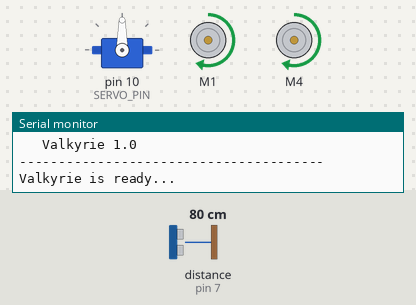
Simulated run of this sketch. Board: Arduino Mega 2560, built with avr-gcc and run on an emulated ATmega2560. On the bench: servo, 2 × DC motor (green arrow = forward, orange = backward, longer = faster), the last lines printed to the serial monitor. Wiring (inferred from the names in the program): ultrasonic range finder: trigger pin 6; echo pin 7. The inputs (shaded band) are chosen by the test bench; at power-on: distance to the obstacle (sensor on pin 7) 80 cm. The echo pulse lasts 58.3 µs per cm.

Above: at 1.7 s.
1.8 s: distance to the obstacle (sensor on pin 7) set to 18 cm
5.1 s: distance to the obstacle (sensor on pin 7) set to 14 cm
At 5.9 s:
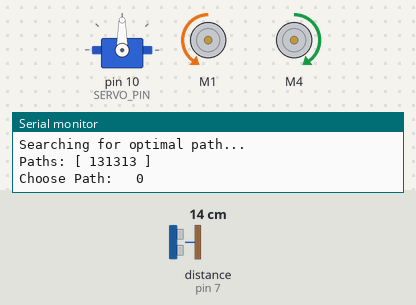
8.6 s: distance to the obstacle (sensor on pin 7) set to 35 cm
12.0 s: distance to the obstacle (sensor on pin 7) set to 2 cm
At 14.4 s:
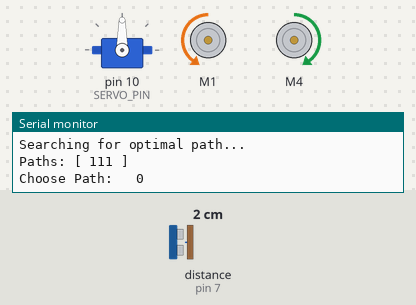
Timing chart, 0 to 17.1 s (numbered marks = the images above; inputs shaded):
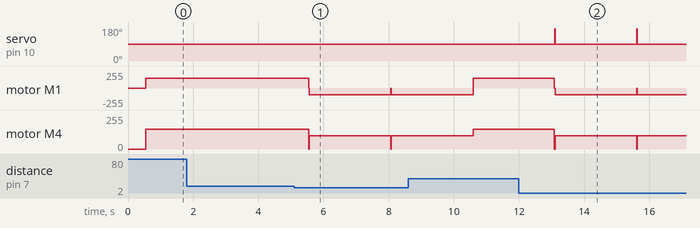

The sketch:

valkyrie.ino
```cpp
/**
 * Valkyrie 1.0
 *
 * Developed by Vasilis Tzivaras
 * contact me at vtzivaras(at)gmail.com
 *
 * *******************************************
 * Εquipment used
 *
 * Arduino Mega
 * HC-SR04 Ultrasonic Sensor
 * Motor Shield v2
 * Two DC Motors
 * One Servo
 * *******************************************
 * Useful documentation
 *
 * Website reference: https://learn.adafruit.com/adafruit-motor-shield-v2-for-arduino?view=all
 *
 * Documentation about the Adafruit Motor Shield V2 Arduino Library used can be found here: http://adafruit.github.io/Adafruit_Motor_Shield_V2_Library/html/annotated.html
 * *******************************************
 * Author: Vassilis Tzivaras
 * Created: 15/01/2023
 * Updated: 15/01/2023
 *
 * Email: vtzivaras@gmail.com
 * *******************************************
 */

#include <Wire.h>
#include <Adafruit_MotorShield.h>
#include "utility/Adafruit_MS_PWMServoDriver.h"
#include <Servo.h>
#include <NewPing.h>

// Pinout definition
#define TRIG_PIN  6      // Ultrasonic distance sensor trig pin attached to.
#define ECHO_PIN 7          // Ultrasonic distance sensor echo pin attached to.
#define MAX_DISTANCE 400    // Maximum distance we want to measure (in centimeters).
#define L_ENC 18            // Left motor encoder.
#define R_ENC 19            // Right motor encoder.
#define SERVO_PIN 10        // Servo.

#define WHEEL_DIAMETER 20   // cm per rotation a wheel does.
#define WHEEL_HOLES 21      // Number of holes a wheel encoder has.
#define DES_DISTANCE 30       // Desired distance in cm.

// Enable/Disable the test runs.
const boolean ENABLE_TEST_RUN = false;

// Initialize DC Motors
Adafruit_MotorShield AFMS = Adafruit_MotorShield();
Adafruit_DCMotor *lMotor = AFMS.getMotor(1);
Adafruit_DCMotor *rMotor = AFMS.getMotor(4);

// Initialize Servo
Servo fSonar;

// Initialize Ultrasonic Distance Sensor
NewPing sonar(TRIG_PIN, ECHO_PIN, MAX_DISTANCE);

// Used to count the total rotations of the wheel encoders.
// 21 holes is a full rotation (20cm).
int lRot, rRot, avgRot = 0;

// Keep the left and right wheel speed.
int leftWheelSpeed = 150;
int rightWheelSpeed = 150;

// ............
int pos = 0;
int error = 0;
int duration = 0;

long prevT = 0;
float eprev = 0;
float eintegral = 0;

// ---------------------------------------------
// TEST RUNS
// ---------------------------------------------
boolean testMotors() {
  moveForward( 25 );
  delay(1000);
  stopMoving();
  delay(500);

  moveBackward( 25 );
  delay(1000);
  stopMoving();
  delay(500);

  turnRight( 100 );
  delay(1000);
  stopMoving();
  delay(500);

  turnLeft( 100 );
  delay(1000);
  stopMoving();
  delay(500);

  return true;
}

boolean testServo() {

  for(int i=10; i<=170; i++) {
    fSonar.write(i);
    delay(15);
  }

  for(int i=170; i>=10; i--) {
    fSonar.write(i);
    delay(15);
  }

  fSonar.write(90);

  return true;
}

boolean testSonar() {
  return true;
}

boolean testLED() {
  return true;
}

// ---------------------------------------------
// METHODS
// ---------------------------------------------
void moveForward(int vSpeed) {
  lMotor->setSpeed( vSpeed );
  rMotor->setSpeed( vSpeed );
  lMotor->run(FORWARD);
  rMotor->run(FORWARD);
}

void moveBackward(int vSpeed) {
  lMotor->setSpeed( vSpeed );
  rMotor->setSpeed( vSpeed );
  lMotor->run(BACKWARD);
  rMotor->run(BACKWARD);
}

void stopMoving() {
  lMotor->setSpeed( 0 );
  rMotor->setSpeed( 0 );
  lMotor->run(RELEASE);
  rMotor->run(RELEASE);
}

void turnLeft(int vSpeed) {
  lMotor->setSpeed( vSpeed );
  rMotor->setSpeed( vSpeed );
  lMotor->run(BACKWARD);
  rMotor->run(FORWARD);
}

void turnRight(int vSpeed) {
  lMotor->setSpeed( vSpeed );
  rMotor->setSpeed( vSpeed );
  lMotor->run(FORWARD);
  rMotor->run(BACKWARD);
}

// ---------------------------------------------
// SETUP
// ---------------------------------------------
void setup() {
  Serial.begin(9600);

  Serial.println("\n---------------------------------------");
  Serial.print("\t Valkyrie 1.0");
  Serial.println("\n---------------------------------------");

  AFMS.begin();
  fSonar.attach( SERVO_PIN );
  pinMode(TRIG_PIN, OUTPUT); // Sets the trigPin as an Output
  pinMode(ECHO_PIN, INPUT); // Sets the echoPin as an Input
  //pinMode(L_ENC, INPUT);
  //pinMode(R_ENC, INPUT);
  //attachInterrupt( digitalPinToInterrupt(L_ENC), updateLMHRot, RISING);
  //attachInterrupt( digitalPinToInterrupt(R_ENC), updateRMRot, RISING);

  if( ENABLE_TEST_RUN ) {
    Serial.print("Testing Motors...");
    if( testMotors() ) Serial.println("OK");

    Serial.print("Testing Servo...");
    if( testServo() ) Serial.println("OK");

    Serial.print("Testing Sonar...");
    if( testSonar() ) Serial.println("OK");

    Serial.print("Testing LED...");
    if( testLED() ) Serial.println("OK");

    Serial.println("\nAll tests passed...\n");
  }

  delay(500);

  Serial.println("Valkyrie is ready...");
}

// void attempt1() {
//   error = 250 - avgRot;

//   if( error > 0) {
//       avgRot = (lRot + rRot) / 2;

//       Serial.print( "ERROR ," );
//       Serial.print( error );

//       // Serial.print( ",___LENC: ,");
//       // Serial.print( lRot );

//       // Serial.print(",___RENC: ,");
//       // Serial.print( rRot );

//       // Serial.print(",___AVGENC: ,");
//       // Serial.print( avgRot );

//       Serial.print( " ,L_ERR ," );
//       Serial.print( lRot - avgRot );

//       // IF you go too fast, slow down, else keep it up.
//       //Serial.print( ",___LSPD: " );
//       if( lRot - avgRot > 0 ) leftWheelSpeed = leftWheelSpeed-1;
//       if( lRot - avgRot < 0 ) leftWheelSpeed = leftWheelSpeed+1;
//       rotateLW( leftWheelSpeed );
//       //Serial.print( leftWheelSpeed );

//       Serial.print( " ,R_ERR ," );
//       Serial.print( rRot - avgRot );

//       // IF you go too fast, slow down, else keep it up.
//       //Serial.print( "___RSPD: " );
//       if( rRot - avgRot > 0 ) rightWheelSpeed = rightWheelSpeed-1;
//       if( rRot - avgRot < 0 ) rightWheelSpeed = rightWheelSpeed+1;
//       rotateRW( rightWheelSpeed );
//       //Serial.print( rightWheelSpeed );

//       Serial.println( );
//   }else {
//     stopMoving();
//   }
// }

int getDesTotalHoles() {
  return (DES_DISTANCE * WHEEL_HOLES) / WHEEL_DIAMETER;
}

void moveForward2( int desHoles ) {
  int rem_holes = desHoles - lRot;


  if( rem_holes > 0 ) {
   // Serial.println( rem_holes );
    lMotor->setSpeed( 50 );
    //rMotor->setSpeed( 50 );
    lMotor->run(FORWARD);
    // rMotor->run(FORWARD);
    //Serial.println( rem_holes );

  }else {
    stopMoving();
  }
}

int readSonar() {
  // Clears the trigPin
  digitalWrite(TRIG_PIN, LOW);
  delayMicroseconds(2);

  // Sets the trigPin on HIGH state for 10 micro seconds
  digitalWrite(TRIG_PIN, HIGH);
  delayMicroseconds(10);
  digitalWrite(TRIG_PIN, LOW);

  // Reads the echoPin, returns the sound wave travel time in microseconds
  duration = pulseIn(ECHO_PIN, HIGH);

  // Calculating the distance
  return duration * 0.034 / 2;
}

void moveSonar( int deg ) {
  fSonar.write( deg );
}

int findPath() {
  Serial.println("Found an object.");
  Serial.println("Searching for optimal path...");

  int distances[] = {0, 0, 0};

  // Check left
  moveSonar( 10 );
  distances[0]  = readSonar();

  // Check front
  moveSonar( 90 );
  distances[1]  = readSonar();

  // Check right
  moveSonar( 170);
  distances[2]  = readSonar();

  // Return sonar back to the default position.
  moveSonar( 90 );

  int min = 999;
  int index = -1;
  for(int i=0; i < 3; i++) {
    if(distances[i] < min) {
      min = distances[i];
      index = i;
    }
  }

  Serial.print("Paths: [ ");
  Serial.print( distances[0] );
  Serial.print( distances[1] );
  Serial.print( distances[2] );
  Serial.println(" ]");


  Serial.print("Choose Path: \t");
  Serial.println( index );

  // Return path with maximum distance.
  return index;
}

void objectAvoidance() {
  int fDistance = readSonar();

  if( fDistance <= 15 ) {
    stopMoving();

    int path = findPath();

    switch( path ) {
      case 0:
        turnLeft( 100 );
        delay(2500);
        break;
      case 1:
        moveForward( 100 );
        delay(2500);
        break;
      case 2:
        turnRight( 100 );
        delay(2500);
        break;
      default:
        stopMoving();
        break;
    }
  }else {
    moveForward( 150 );
    delay(2500);
  }
}

void loop() {
  /******************************************************
   * Object avoidance algorithm.
   *
   ******************************************************/
  objectAvoidance();
}
```

Measured:
- the behaviour switches between 17 and 16 cm on distance to the obstacle (sensor on pin 7) (found by bisection; images 0 and 1)
- after the input at 1.8 s, every drawn part: stays the same
- after the input at 5.1 s, motor M1: forward 150/255 → backward 100/255 after 0.44 s; motor M4: forward 150/255 → forward 100/255 after 0.44 s
- after the input at 12.0 s, servo on pin 10 (SERVO_PIN): alternates 170° for 0.02 s and 90° for 2.5 s, starting after 1.1 s; motor M1: forward 150/255 → backward 100/255 after 1.1 s; motor M4: forward 150/255 → forward 100/255 after 1.1 s
